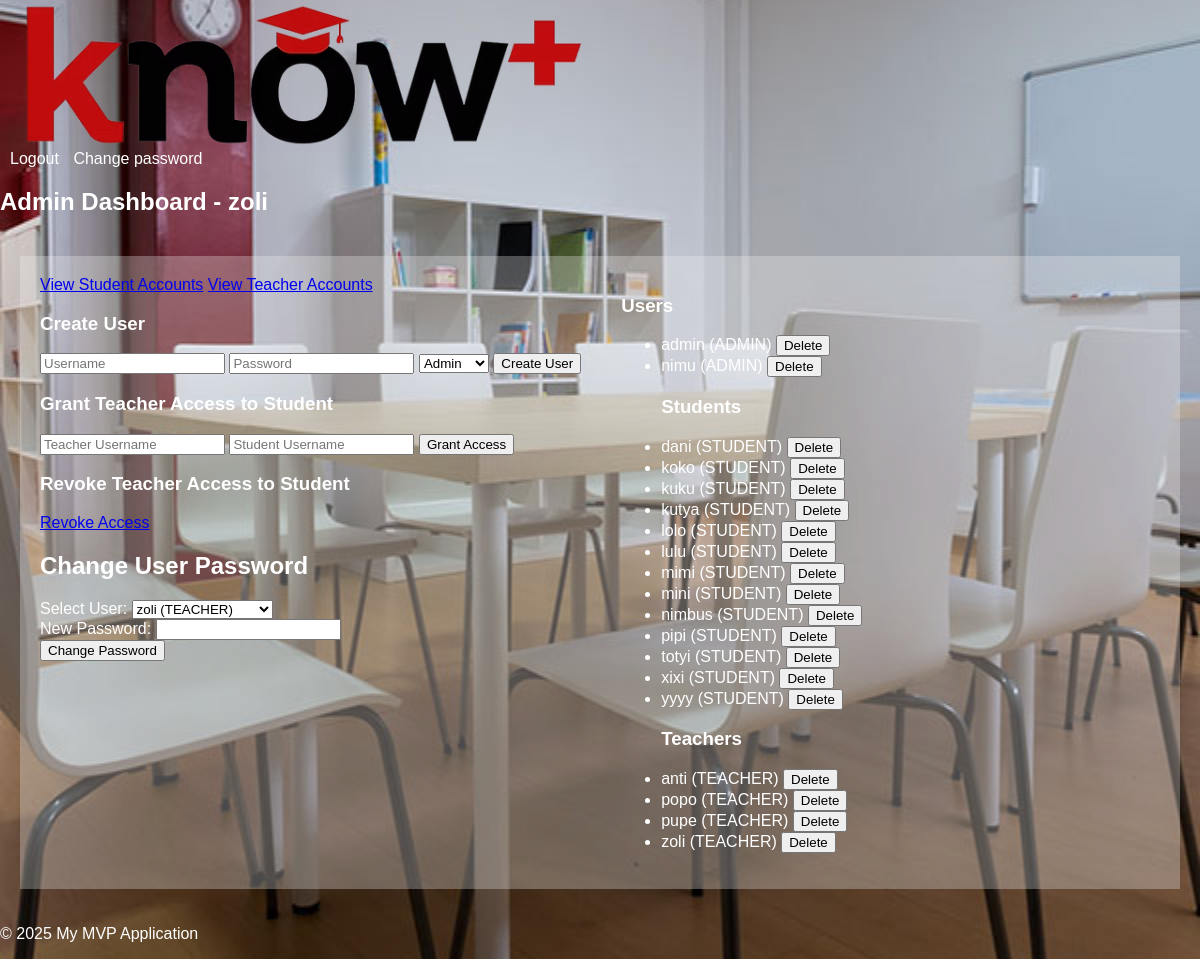
The app's page /admin/home (signed in), older data.
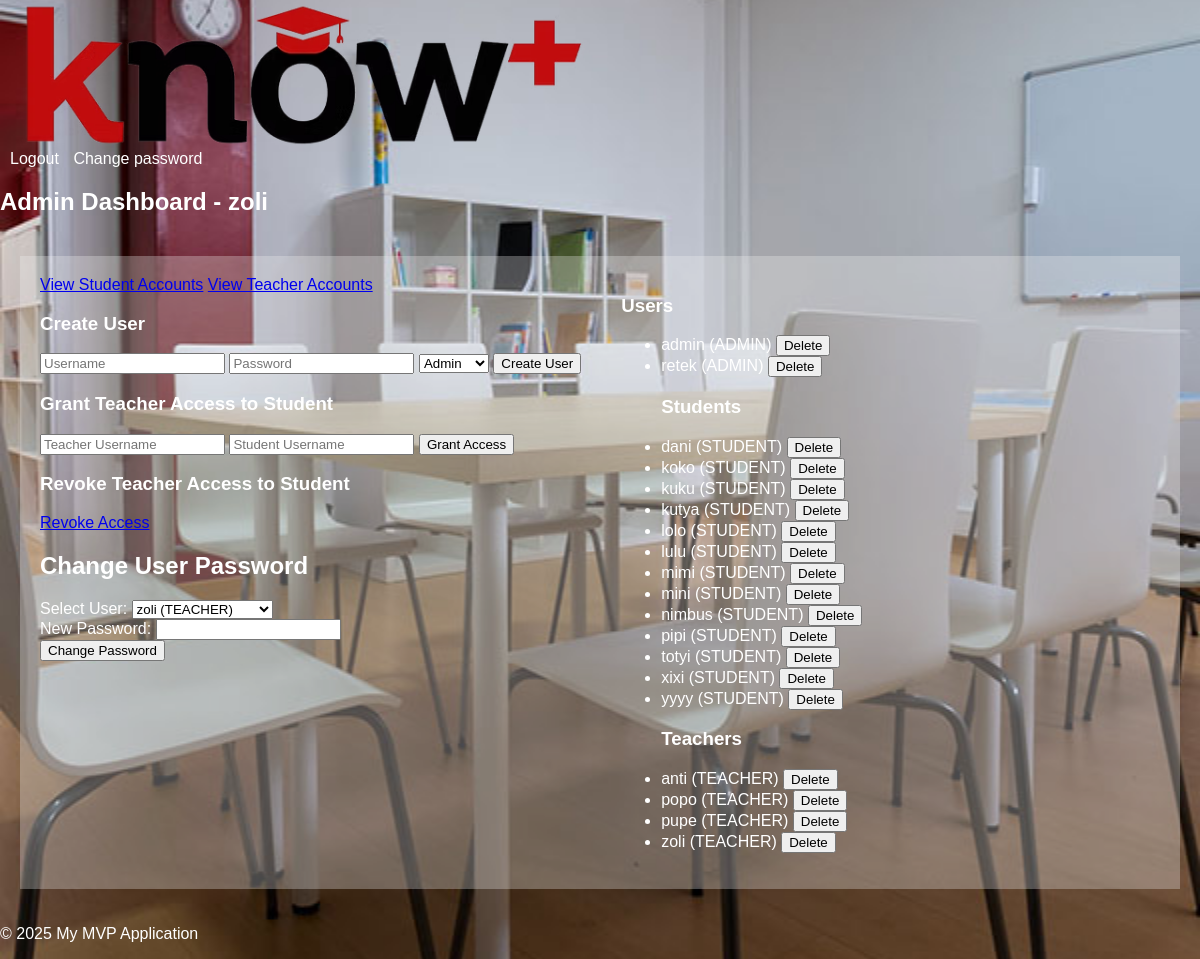
The same page, newer data.
### models.py (models this page shows, shortened)
class User(db.Model, UserMixin):
    id = db.Column(db.Integer, primary_key=True)
    username = db.Column(db.String(80), unique=True, nullable=False)
    password_hash = db.Column(db.String(128))
    user_type = db.Column(db.Enum(UserType), nullable=False)  # Using UserType enum for role

### app.py (the view)
@app.route('/admin/home', methods=['GET'])
@login_required
def admin_home_display():
    users = User.query.all()  # Fetch all users to populate the dropdown
    return render_template('admin_home.html', users=users)

### app.py (called while the page is built)
@login_manager.user_loader
def load_user(user_id):
    return User.query.get(int(user_id))  # Load from the unified User model

### templates/admin_home.html (shortened to what this page needs)
{% extends "base.html" %}
{% block content %}
<h2>Admin Dashboard - {{ current_user.username }}</h2>
<div class="container">
    <div class="left-column">
        <div class="d-grid gap-2 d-md-block">
            <a href="{{ url_for('view_students') }}" class="btn btn-primary">View Student Accounts</a>
            <a href="{{ url_for('view_teachers') }}" class="btn btn-primary">View Teacher Accounts</a>
        </div>
        <h3>Create User</h3>
        <form action="{{ url_for('create_user') }}" method="post">
            <input type="text" name="username" placeholder="Username" required>
            <input type="password" name="password" placeholder="Password" required>
            <select name="user_type">
                <option value="ADMIN">Admin</option>
            </select>
            <button type="submit">Create User</button>
        </form>
        <h3>Grant Teacher Access to Student</h3>
        <form action="{{ url_for('grant_access') }}" method="post">
            <input type="text" name="teacher_username" placeholder="Teacher Username" required>
            <input type="text" name="student_username" placeholder="Student Username" required>
            <button type="submit">Grant Access</button>
        </form>
        <h3>Revoke Teacher Access to Student</h3>
        <a href="{{ url_for('revoke_access_form') }}" class="btn btn-secondary">Revoke Access</a>
        <h2>Change User Password</h2>
        <form method="POST" action="{{ url_for('change_user_password') }}">
            <div>
                <label for="user_id">Select User:</label>
                <select name="user_id" id="user_id" required>
                    {% for user in users %}
                    <option value="{{ user.id }}">{{ user.username }} ({{ user.user_type.value }})</option>
                    {% endfor %}
                </select>
            </div>
            <div>
                <label for="new_password">New Password:</label>
                <input type="password" name="new_password" id="new_password" required>
            </div>
            <button type="submit">Change Password</button>
        </form>
    </div>
    <div class="right-column">
        <h3>Users</h3>
        <ul>
            {% set grouped_users = users | sort(attribute='username') | groupby('user_type.value') %}
            {% for group in grouped_users %}
            {% if group.grouper == 'ADMINISTRATOR' %}
            <h3>Administrators</h3>
            {% elif group.grouper == 'TEACHER' %}
            <h3>Teachers</h3>
            {% elif group.grouper == 'STUDENT' %}
            <h3>Students</h3>
            {% endif %}
            {% for user in group.list %}
            <li>
                {{ user.username }} ({{ user.user_type.value }})
                <form action="{{ url_for('delete_user', user_id=user.id) }}" method="post" style="display: inline;"
                      onsubmit="return confirmDelete('{{ user.username }}');">
                    <button type="submit">Delete</button>
                </form>
            </li>
            {% endfor %}
            {% endfor %}
        </ul>
    </div>
</div>
{% endblock %}

### templates/base.html (shortened to what this page needs)
<!DOCTYPE html>
<html lang="en">
<head>
    <link rel="stylesheet" href="{{ url_for('static', filename='css/style.css') }}">
</head>
<body style="background-image: url('{{ url_for('static', filename='img/background.jpg') }}'); background-size: cover; background-repeat: no-repeat; background-attachment: fixed;">
<div id="header">
    <a href="/">
        <picture>
            <source srcset="{{ url_for('static', filename='img/logo.avif') }}" type="image/avif">
            <img src="{{ url_for('static', filename='img/logo.png') }}" alt="Your Logo" class="logo">
        </picture>
    </a>
    <div class="user-options">
        {% if current_user.is_authenticated %}
        <a href="{{ url_for('logout') }}">Logout</a>
        <a href="{{ url_for('change_password') }}">Change password</a>
        {% endif %}
    </div>
</div>
<div id="content">
    {% block content %}{% endblock %}
</div>
<div id="footer">
    <p>&copy; 2025 My MVP Application</p>
</div>
</body>
</html>

### static/css/style.css (style rules this page uses)
body { font-family: sans-serif; margin: 0; padding: 0; color: white; background-image: url('static/img/background.jpg'); background-size: cover; background-position: center; }
.logo { height: 150px; vertical-align: middle; margin-left: 20px; }
.user-options { margin-right: 20px; }
.user-options a { color: white; text-decoration: none; margin-left: 10px; }
.container { display: flex; padding: 20px; }
.left-column, .right-column { background-color: rgba(242, 242, 242, 0.3); padding: 20px; }
.left-column h2 { flex: 0 0 250px; }
.right-column { flex: 1; overflow-y: auto; }

Row changes from the older to the newer data that the page shows:
removed User: username "nimu", user_type.value "ADMIN"
added User: username "retek", user_type.value "ADMIN"
